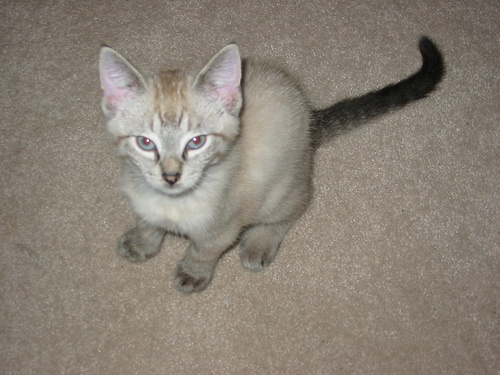
#> input picture 424/cat.jpg, 500 x 375 px
$ python -i tt.py   (imports and definitions only)   (Python 2 division)
#> lines starting #> are read from the running program, lines starting #| are printed output that depends on the picture
from PIL import Image
from numpy import *
from pylab import *
from scipy.ndimage import filters
import os
import pickle
import urllib,urlparse
import json
import numpy as np
import matplotlib.pyplot as plt

from scipy.ndimage import filters
def compute_harris_response(im,sigma=3):
    imx=zeros(im.shape)
    filters.gaussian_filter(im,(sigma,sigma),(0,1),imx)
    imy=zeros(im.shape)
    filters.gaussian_filter(im, (sigma, sigma), (1, 0), imy)

    Wxx=filters.gaussian_filter(imx*imx,sigma)
    Wxy = filters.gaussian_filter(imx * imy, sigma)
    Wyy = filters.gaussian_filter(imy * imy, sigma)

    Wdet=Wxx*Wyy-Wxy**2
    Wtr=Wxx+Wyy
    return  Wdet/Wtr

# [24 lines left out: functions get_harris_points, plot_harris_points, not called in this run]
#################################################################
'''
im=array(Image.open('cat.jpg').convert('L'))
harrisim = compute_harris_response(im)
filtered_coords = get_harris_points(harrisim, 6,0.01)
filtered_coords1 = get_harris_points(harrisim, 6,0.05)
filtered_coords2 = get_harris_points(harrisim, 6)
plot_harris_points(im, filtered_coords)
plot_harris_points(im, filtered_coords1)
figure()
gray()
plot([p[1] for p in filtered_coords2],[p[0] for p in filtered_coords2],'*')
axis('off')
show()
plot_harris_points(im, filtered_coords2)
'''
#################################################################

# [46 lines left out: functions get_descriptors, match, match_twosided, appendimages, plot_matches, not called in this run]


#############################################################
'''
wid=5
im1=array(Image.open('cat.jpg').convert('L'))
im2=array(Image.open('dog.jpg').convert('L'))
harrisim=compute_harris_response(im1,5)
filtered_coords1=get_harris_points(harrisim,wid+1)
d1=get_descriptors(im1,filtered_coords1,wid)

harrisim=compute_harris_response(im2,5)
filtered_coords2=get_harris_points(harrisim,wid+1)
d2=get_descriptors(im2,filtered_coords2,wid)
print "starting matching"
matches=match_twosided(d1,d2)
figure()
gray()
plot_matches(im1,im2,filtered_coords1,filtered_coords2,matches)
show()
'''

#############################################################

# [8 lines left out: function process_image, not called in this run]
def read_features_from_file(filename):
    f=loadtxt(filename)
    return f[:,:4],f[:,4:]
def write_features_to_file(filename,locs,desc):
    savetxt(filename,hstack((locs,desc)))
# [13 lines left out: function plot_features, not called in this run]

'''

imname='cat.jpg'
im1=array(Image.open(imname).convert('L'))
process_image(imname,'cat.sift')
l1,d1=read_features_from_file('cat.sift')
figure()
gray()
plot_features(im1,l1,circle=True)
show()
'''
#############################################################
'''

def match1(desc1,desc2):
    desc1=array([d/linalg.norm(d) for d in desc1])
    desc2=array([d/linalg.norm(d) for d in desc2])
    dist_ratio=0.6
    desc1_size=desc1.shape
    matchscores=zeros((desc1_size[0],1),'int')
    desc2t=desc2.T
    for i in range(desc1_size[0]):
        dotprods=dot(desc1[i,:],desc2t)
        dotprods=0.9999*dotprods
        indx=argsort(arccos(dotprods))
        if arccos(dotprods)[indx[0]]<dist_ratio*arccos(dotprods)[indx[1]]:
            matchscores[i]=int(indx[0])
    return matchscores
def match_twosided1(desc1,desc2):
    matches_12=match1(desc1,desc2)
    matches_21 = match1(desc2, desc1)
    ndx_12=matches_12.nonzero()[0]

    for n in ndx_12:
        if matches_21[int(matches_12[n])]!=n:
            matches_12[n]=0
    return matches_12
def plot_matches1(im1,im2,locs1,locs2,matchscores,show_below=True):
    im3=appendimages(im1,im2)
    if show_below:
        im3=vstack((im3,im3))
    imshow(im3)
    cols1=im1.shape[1]
    for i,m in enumerate(matchscores):
        if m>0:
            plot([locs1[i][1],locs2[m][1]+cols1],[locs1[i][0],locs2[m][0]],'c')
    axis('off')


wid=5
im1=array(Image.open('cat.jpg').convert('L'))
im2=array(Image.open('dog.jpg').convert('L'))
harrisim=compute_harris_response(im1,5)
filtered_coords1=get_harris_points(harrisim,wid+1)
d1=get_descriptors(im1,filtered_coords1,wid)
harrisim=compute_harris_response(im2,5)
filtered_coords2=get_harris_points(harrisim,wid+1)
d2=get_descriptors(im2,filtered_coords2,wid)
print "starting matching"
matches=match_twosided(d1,d2)
matches1=match_twosided1(d1,d2)
print(matches1.shape)
print(matches.shape)
'''

url='www.panoramio.com/map\get_panoramas.php?order=popularity&\set=public&from=0&to=20&minx=-77.037564&miny=38.896662&\ maxx=-77.035564&maxy=38.898662&size=medium'
# [1 line that did not run here, left out]
# [1 line that did not run here, left out]
imurls=[]
# [6 lines not run here, left out]

>>> import cv2
>>> picture = cv2.imread('cat.jpg', cv2.IMREAD_GRAYSCALE)
#> picture: shape (375, 500); min 8, max 255, mean 130.6
>>> result = compute_harris_response(picture)
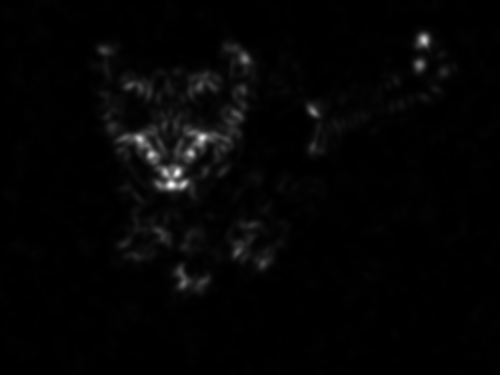
#> result: shape (375, 500) float64; min 0.00531, max 14.25, mean 0.288; drawn with min black and max white
